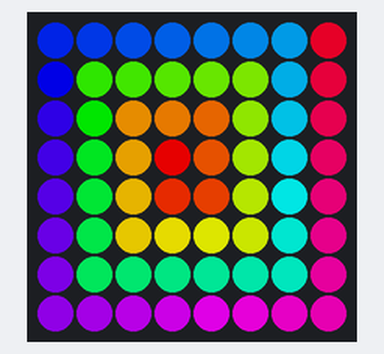
Simulated run of this program. Board: Raspberry Pi (BCM pin numbers) with a Sense HAT. Shown: the Sense HAT's 8×8 RGB LED matrix. Dim RGB values are drawn brighter than linear; what the program prints to the terminal is not drawn.

Above: at 0.08 s.
At 0.95 s:
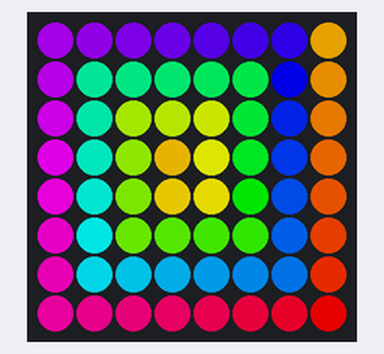
At 1.92 s:
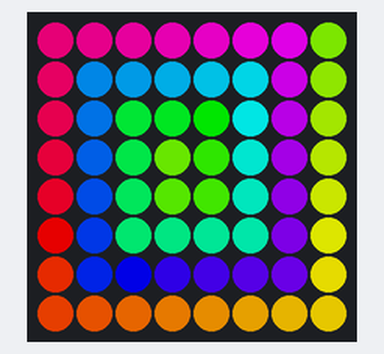
At 3.77 s:
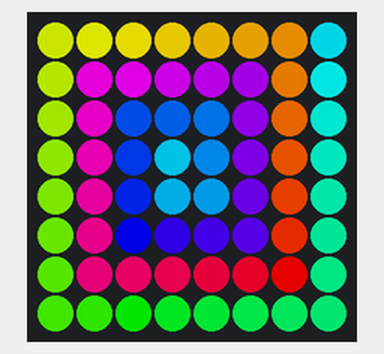
At 5.61 s:
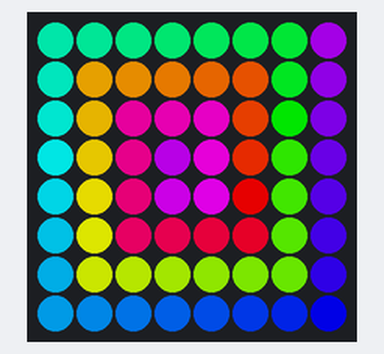
At 7.56 s:
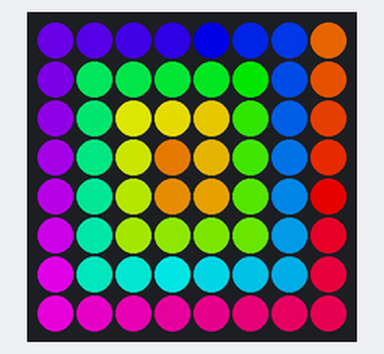

The program:

rainbow10.py
```python
#!/usr/bin/env python3
# ========================================================================
# rainbow10.py
#
# Description: Display rainbow colors in a spiral pattern then animates
#              each pixel to the next color using hues.
#
# Author: Jim Ing
# Date: 2024-08-17
# ========================================================================

import colorsys
import time
from config import sense

sense.clear()

# Define the spiral order for an 8x8 matrix
spiral_order = [
    (3, 3), (3, 4), (4, 4), (4, 3),
    (4, 2), (3, 2), (2, 2), (2, 3),
    (2, 4), (2, 5), (3, 5), (4, 5),
    (5, 5), (5, 4), (5, 3), (5, 2),
    (5, 1), (4, 1), (3, 1), (2, 1),
    (1, 1), (1, 2), (1, 3), (1, 4),
    (1, 5), (1, 6), (2, 6), (3, 6),
    (4, 6), (5, 6), (6, 6), (6, 5),
    (6, 4), (6, 3), (6, 2), (6, 1),
    (6, 0), (5, 0), (4, 0), (3, 0),
    (2, 0), (1, 0), (0, 0), (0, 1),
    (0, 2), (0, 3), (0, 4), (0, 5),
    (0, 6), (0, 7), (1, 7), (2, 7),
    (3, 7), (4, 7), (5, 7), (6, 7),
    (7, 7), (7, 6), (7, 5), (7, 4),
    (7, 3), (7, 2), (7, 1), (7, 0)
]

# Initialize the hue for each pixel
hues = [(i / 64.0) for i in range(64)]

try:
    print("To quit, press Ctrl+C")

    # Loop indefinitely to continuously update the colors
    while True:
        # Iterate through the spiral order to update the pixels
        for i, (x, y) in enumerate(spiral_order):
            # Get the current hue
            hue = hues[i]

            # Convert HSV to RGB
            r, g, b = colorsys.hsv_to_rgb(hue, 1.0, 1.0) # Full saturation and value

            # Convert RGB values to 0-255 range
            r = int(r * 255)
            g = int(g * 255)
            b = int(b * 255)

            # Set the pixel on the Sense HAT
            sense.set_pixel(x, y, r, g, b)

        # Shift each hue to the next color in the rainbow sequence
        hues = [(hue + 0.015625) % 1.0 for hue in hues]

        # Add a delay to control the speed of the animation
        time.sleep(0.1)

except KeyboardInterrupt:
    sense.clear()
```

config.py
```python
#!/usr/bin/env python3
# ========================================================================
# config.py
#
# Description: Global configuration.
#
# Author: Jim Ing
# Date: 2024-08-29
# ========================================================================

from sense_hat import SenseHat
#from sense_hat import SenseHat, ACTION_PRESSED, ACTION_HELD, ACTION_RELEASED

sense = SenseHat()

sense.rotation = 0
sense.low_light = True
```

Measured:
- by itself, everything shown: repeats every 6.9 s, in 64 steps
